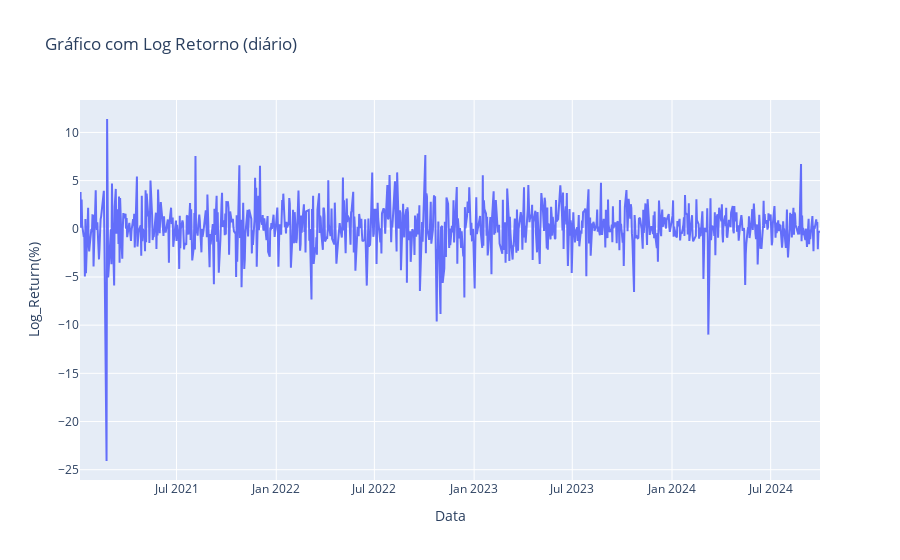

Notebook code for this chart:
### Markdown cell above
### 2. *Log_Returns*

### Code cell
graph_LOG_return = px.line(dados_combinados1, x=dados_combinados1.index, y='Log_Return(%)', title='Gráfico com Log Retorno (diário)')

graph_LOG_return.show()

### Figure 1 — Plotly figure (JSON) as saved in the notebook; plotly's stock layout.template omitted (floating-point values rounded to 4 significant figures; data arrays with more than 128 entries replaced by an {"elided": "..."} marker saying what was removed)
{"data": [{"hovertemplate": "Data=%{x}<br>Log_Return(%)=%{y}<extra></extra>", "legendgroup": "", "line": {"color": "#636efa", "dash": "solid"}, "marker": {"symbol": "circle"}, "mode": "lines", "name": "", "orientation": "v", "showlegend": false, "type": "scatter", "x": {"elided": "941 str values"}, "xaxis": "x", "y": {"elided": "941 float values"}, "yaxis": "y"}], "layout": {"legend": {"tracegroupgap": 0}, "title": {"text": "Gráfico com Log Retorno (diário)"}, "xaxis": {"anchor": "y", "domain": [0, 1], "title": {"text": "Data"}}, "yaxis": {"anchor": "x", "domain": [0, 1], "title": {"text": "Log_Return(%)"}}}}
